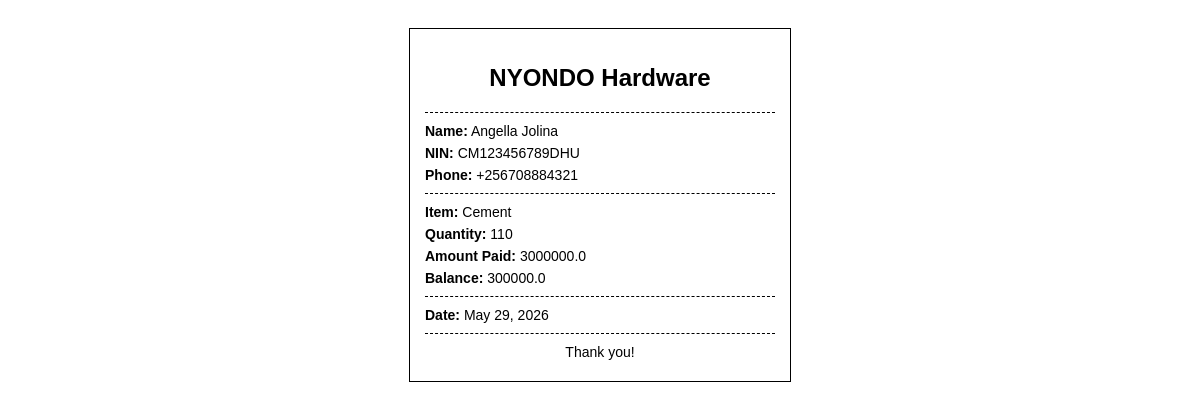
The app's page /deposit-receipt/12/ (signed in), older data.
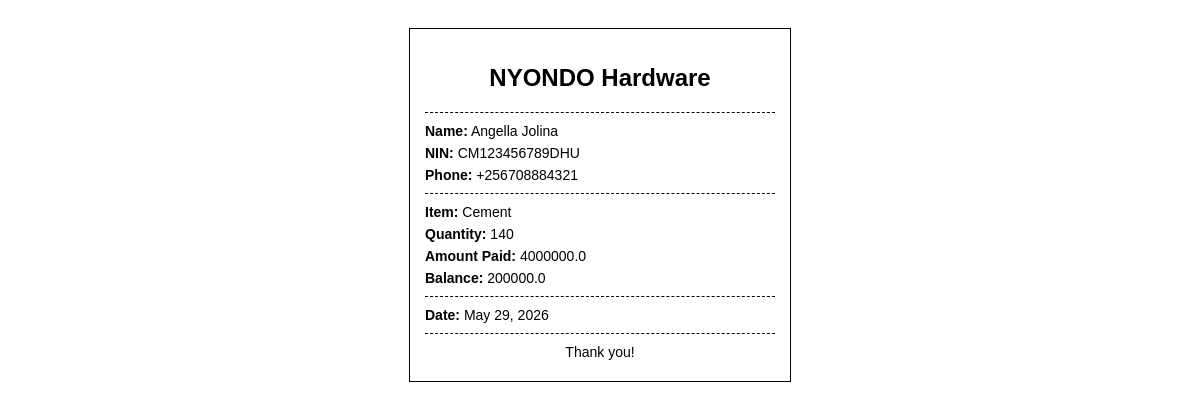
The same page, newer data.
### hardwareapp/models.py (models this page shows)
class Deposit(models.Model):
    amount = models.DecimalField(max_digits=10, decimal_places=1, default=0)
    name = models.CharField(max_length=100)
    phone = models.CharField(max_length=13)
    method = models.CharField(max_length=100)
    item_name = models.CharField(max_length=100)
    nin = models.CharField(max_length=100, default="N/A")
    quantity = models.IntegerField()
    glass_type = models.CharField(max_length=100, blank=True, null=True)
    balance = models.DecimalField(max_digits=10, decimal_places=1, default=0)
    date = models.DateField(default=timezone.now)
    created_at = models.DateTimeField(auto_now_add=True)

### hardwareapp/views.py (the view)
# urls.py: path('deposit-receipt/<int:id>/', views.deposit_receipt, name='deposit_receipt'),
@login_required
def deposit_receipt(request, id):
    deposit = get_object_or_404(Deposit, id=id)
    return render(request, "deposit_receipt.html", {
        "deposit": deposit,
        "print_now": True
    })

### hardwareapp/templates/deposit_receipt.html (shortened to what this page needs)
<!doctype html>
<html>
<head>
</head>
<body>
  <div class="receipt">
    <h2>NYONDO Hardware</h2>
    <div class="line"></div>
    <p><strong>Name:</strong> {{ deposit.name }}</p>
    <p><strong>NIN:</strong> {{ deposit.nin }}</p>
    <p><strong>Phone:</strong> {{ deposit.phone }}</p>
    <div class="line"></div>
    <p><strong>Item:</strong> {{ deposit.item_name }}</p>
    <p><strong>Quantity:</strong> {{ deposit.quantity }}</p>
    <p><strong>Amount Paid:</strong> {{ deposit.amount }}</p>
    <p><strong>Balance:</strong> {{ deposit.balance }}</p>
    <div class="line"></div>
    <p><strong>Date:</strong> {{ deposit.date }}</p>
    <div class="line"></div>
    <p style="text-align:center;">Thank you!</p>
  </div>
</body>
</html>

Row changes from the older to the newer data that the page shows:
changed Deposit "Angella Jolina": quantity "110" → "140"; amount "3000000.0" → "4000000.0"; balance "300000.0" → "200000.0"
